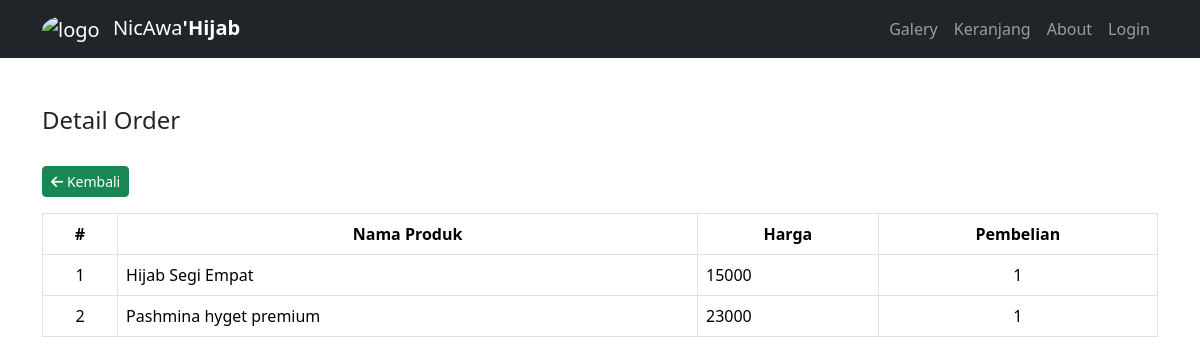
The page /detail_order.php?id_order=4 on the database its author committed.
### tables this page shows
CREATE TABLE `tb_detail_order` (
  `id_detail` int(11) NOT NULL,
  `id_order` int(11) NOT NULL,
  `id_produk` int(11) NOT NULL,
  `pembelian` int(11) NOT NULL
);

CREATE TABLE `tb_produk` (
  `id` int(10) UNSIGNED NOT NULL,
  `nama_produk` varchar(50) NOT NULL,
  `harga` float NOT NULL,
  `stok` int(11) NOT NULL
);

### detail_order.php (the view, shortened to what this page needs)
<?php
require_once 'koneksi.php';
require_once 'header.php';
?>
<div class="container mt-5">
  <h4>Detail Order</h4>
  <br>
  <a href="laporan.php">
    <button class="btn btn-success btn-sm">
      <i class="fa fa-arrow-left"></i> Kembali
    </button>
  </a>
  <table class="table table-bordered mt-3">
    <thead align="center">
      <tr>
        <th>#</th>
        <th>Nama Produk</th>
        <th>Harga</th>
        <th>Pembelian</th>
      </tr>
    </thead>
    <tbody>
    <?php
    $query = mysqli_query($conn, "SELECT * FROM `tb_detail_order` INNER JOIN tb_produk ON tb_detail_order.id_produk = tb_produk.id WHERE id_order = '$_GET[id_order]'");
    $no = 1;
    while($detail = $query->fetch_assoc()) :
    ?>
      <tr>
        <td align="center"><?= $no++; ?></td>
        <td><?= $detail['nama_produk']; ?></td>
        <td><?= $detail['harga']; ?></td>
        <td align="center"><?= $detail['pembelian']; ?></td>
      </tr>
    <?php endwhile; ?>
    </tbody>
  </table>
</div>

### rows shown on the page
tb_detail_order: id_produk.nama_produk "Hijab Segi Empat", id_produk.harga "15000", pembelian "1"
tb_detail_order: id_produk.nama_produk "Pashmina hyget premium", id_produk.harga "23000", pembelian "1"
